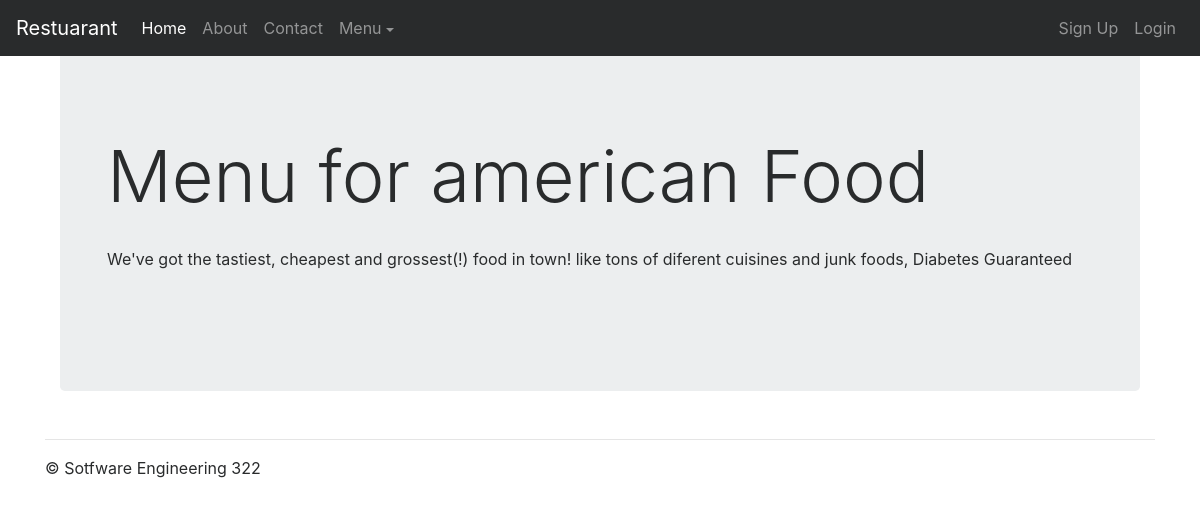
The app's page /recipies/recipes/american/, older data.
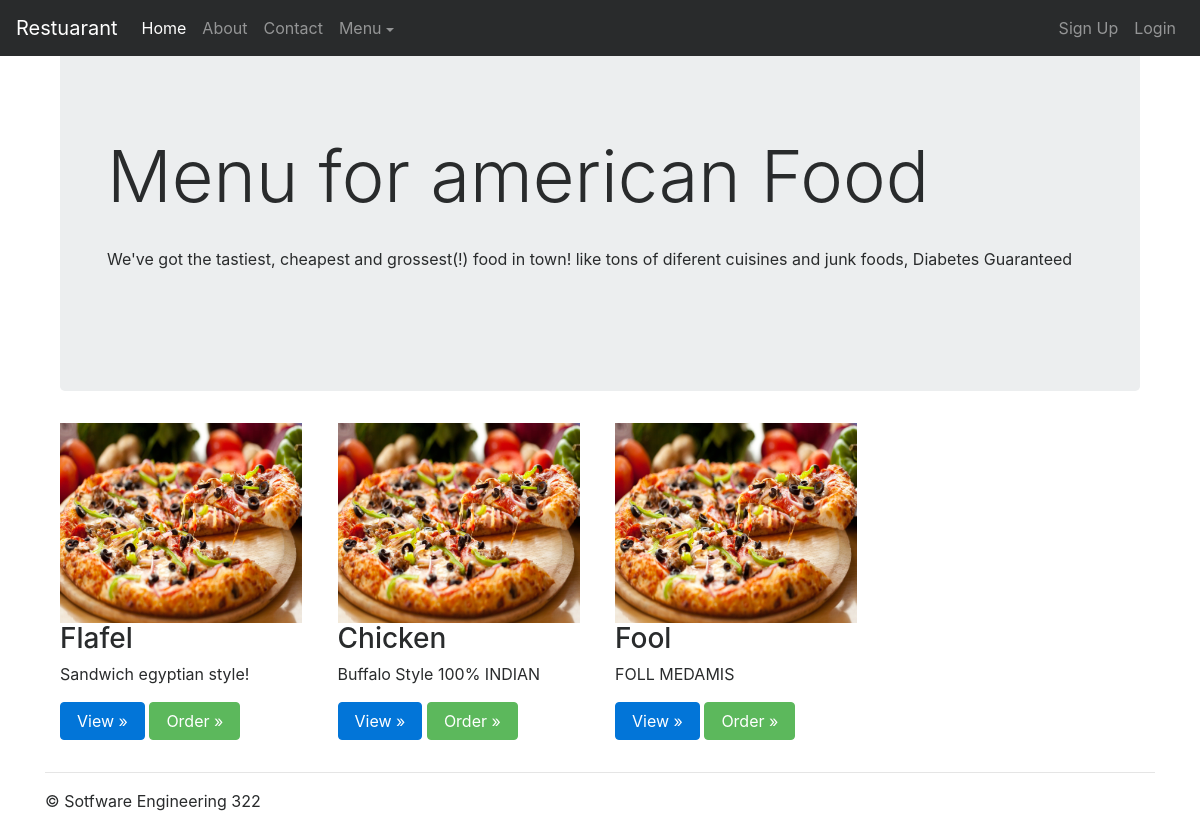
The same page, newer data.
### recipes/models.py (models this page shows, shortened)
class Recipe(models.Model):
    name = models.CharField(max_length=100,blank=False)
    description = models.TextField(blank=False)
    price = models.PositiveIntegerField(blank=False)
    chef = models.ForeignKey(Chef)
    cuisine = models.CharField(max_length=100, default='')
    customers = models.ManyToManyField(Customer)
    avg_rating = models.PositiveIntegerField(default=0)
    num_reviews = models.PositiveIntegerField(default=0)
    def get_absolute_url(self):
        return reverse ('recipes:recipe', kwargs={'food':self.name, 'cuisine':self.cuisine} )

### recipes/views.py (the view)
# urls.py: url(r'^recipes/(?P<cuisine>\w+)/$',views.cuisine,name='cuisine'),
def cuisine(request, cuisine=None):
    recipes = Recipe.objects.filter(cuisine=cuisine)
    context = {
                'name': cuisine,
                'recipes' : recipes
            }
    return render(request, 'recipes/cuisine.html', context)

### templates/recipes/cuisine.html
{% extends "recipes/base.html" %}
{% block jumbotron %}
<div class="container">
<div class="jumbotron">
  <div class="container">
    <br><br><br><h1 class="display-3">Menu for {{name}} Food</h1><br>
    <p>We've got the tastiest, cheapest and grossest(!)
       food in town! like tons of diferent cuisines and junk foods, Diabetes Guaranteed</p>
    <br><p>
  </div>
</div>
</div>
{% endblock jumbotron %}
{% load static %}
{% block recipes %}
      <div class="container">
        <div class="row">
          {% for recipe in recipes %}
          <div class="col-sm-6 col-md-3">
            <div class="thumbnail">
              <img width="242" height="200" src="{% static "img/sample.jpg" %}" alt="img">
              <div class="caption">
                <h3>{{recipe.name}}</h3>
                <p class="limtiCharClass">{{recipe.description}}</p>
                <p><a href="{{recipe.get_absolute_url}}" class="btn btn-primary" role="button">View &raquo;</a>
                  <a href="#" class="btn btn-success" role="button">Order &raquo;</a></p>
              </div>
            </div>
          </div>
          {% endfor %}
        </div>
      </div>
{% endblock recipes %}

Row changes from the older to the newer data that the page shows:
added Recipe: name "Flafel", description "Sandwich egyptian style!"
added Recipe: name "Chicken", description "Buffalo Style 100% INDIAN"
added Recipe: name "Fool", description "FOLL MEDAMIS"
